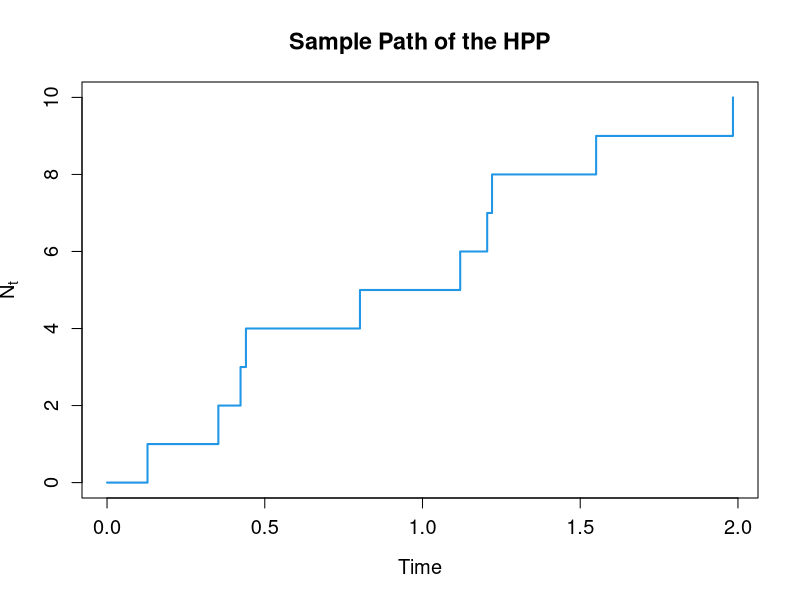
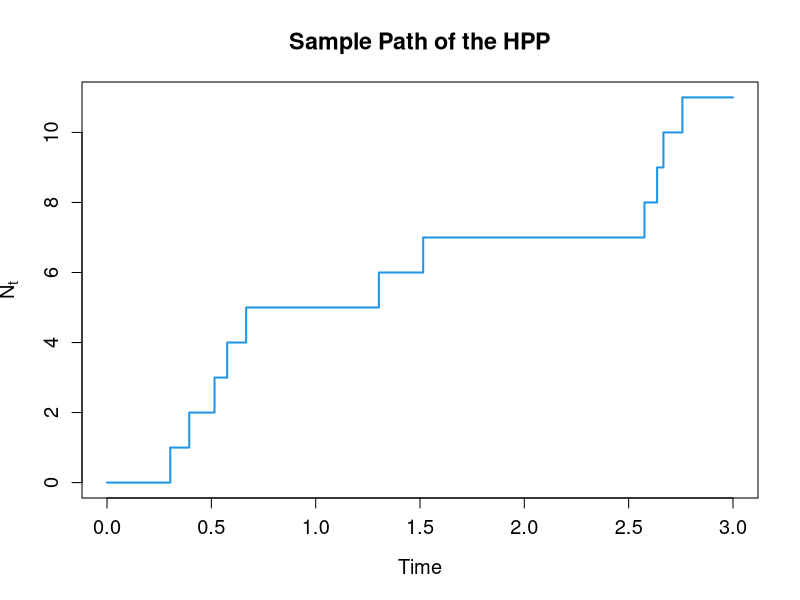
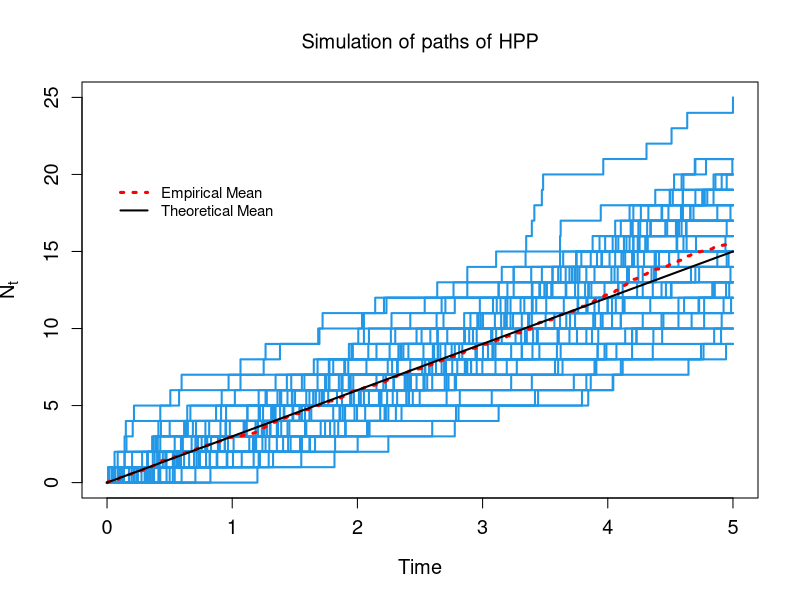

The R source for these figures, in order:
###################################################################
# Simulation of Homogeneous Poisson Processes in R
#                      Dr. KACEF, MA.
# October 2024
# The National Higher School of Mathematics (NHSM)
# Course: Stochastic Processes 2
# Specialty: Statistics and Econometrics for Actuarial Sciences
##################################################################

# Step 1. Simulation of a Homogeneous Poisson Process (HPP) 

# Parameters
lambda <- 3   # Rate of the Poisson process
n <- 10       # Number of events to simulate

# Generate inter-arrival times
inter_arrival_times <- rexp(n, rate = lambda)


#############################################################
# Step 2. Event Times (or Arrival Times)

# Compute arrival times as the cumulative sum of inter-arrival times
Tn <- cumsum(inter_arrival_times)
Tn <- c(0, Tn)  # Add T0 = 0

# Plot a sample path of the Poisson process
plot(Tn, 0:n, type = "s", xlab = "Time", ylab = expression(N[t]), 
     main = "Sample Path of the HPP", col = "#2297E6", lwd = 2, 
     cex.lab = 1.2, cex.axis = 1.2, cex.main = 1.4)

#############################################################
# Step 3. Simulation of N Paths of the HPP
# m is the number of points used to construct a one path of N
# Function to simulate a homogeneous Poisson process
hpp <- function(m, lambda, T) {
  Tn <- vector()
  tau <- vector()
  N <- vector()
  Tn[1] <- 0
  i <- 1
  while (Tn[i] <= T) {
    tau[i] <- rexp(1, rate = lambda)
    Tn[i + 1] <- Tn[i] + tau[i]
    i <- i + 1
  }
  t <- seq(from = 0, to = T, length.out = m)
  N <- sapply(t, function(t) { max(which(Tn <= t)) - 1 })
  return(N)
}
###############################################################
# Simulate one path of the HPP
m <- 100
T <- 3
lambda <- 4

t <- seq(from = 0, to = T, length.out = m)
N <- hpp(m, lambda, T)

plot(t, N, type = "s", xlab = "Time", ylab = expression(N[t]), 
     main = "Sample Path of the HPP", col = "#2297E6", lwd = 2, 
     cex.lab = 1.2, cex.axis = 1.2, cex.main = 1.4)

#############################################################
# Step 4. Plot Multiple Paths of the HPP
# Function to plot multiple paths of a Poisson process
# ###########################################################
plot_paths <- function(X,t0,T) {
  if (t0 >= T) {
    stop("t0 must be less than T.")
  }
  
  t <- seq(from = t0, to = T, length.out = length(X[1,]))
  plot(NA, type = "s", xlim = c(0, T), ylim = c(min(X), max(X)), 
       ylab = expression(N[t]), xlab = "Time", cex.lab = 1.2, cex.axis = 1.2)
  
  title(main = list("Simulation of paths of HPP", cex = 1.2, col = "black", font = 1))
  
  for (i in 1:length(X[,1])) {
    lines(t, X[i, ], col = "#2297E6", lwd = 2, type = 's')
  }
}

###############################################################
#                Simulate N paths of the HPP
# #############################################################

N_paths <- 50  # Number of paths
m <- 10^3      # Number of points used to construct a one path of N
t0<-0
T <- 5
lambda <- 3
t <- seq(from = t0, to = T, length.out = m)
X <- replicate(N_paths, hpp(m, lambda, T))
X<-t(X)
plot_paths(X,t0,T)

# Step 5. Plot Empirical and Theoretical Mean Function

# Add empirical mean function
lines(t, colMeans(X), col = 'red', lwd = 3, lty = 3)

# Theoretical mean function
m <- function(t) { lambda * t }
curve(m, from = 0, to = T, lwd = 2, add = TRUE)

# Add legend
legend(x = 0, y = 20, legend = c("Empirical Mean", "Theoretical Mean"), 
       col = c("red", "black"), cex = 0.9, lty = c(3, 1), bty = "n", lwd = c(3, 2))
